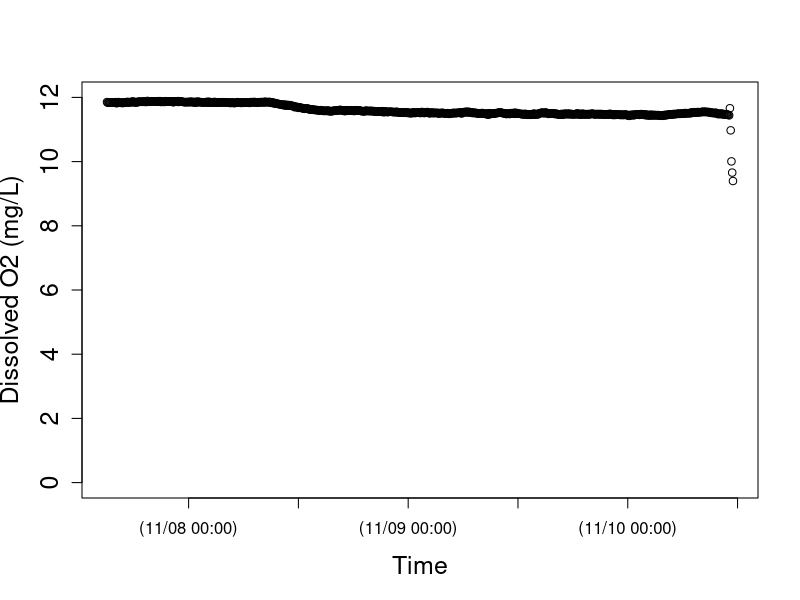
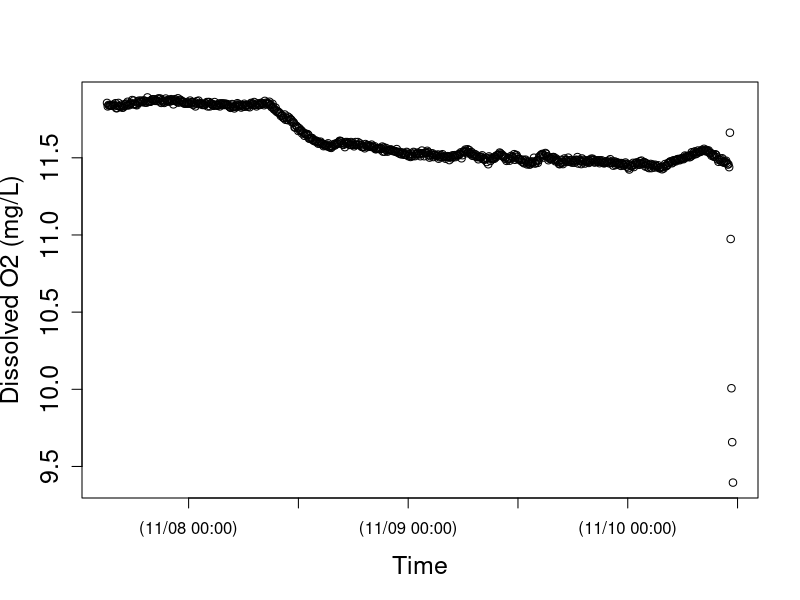
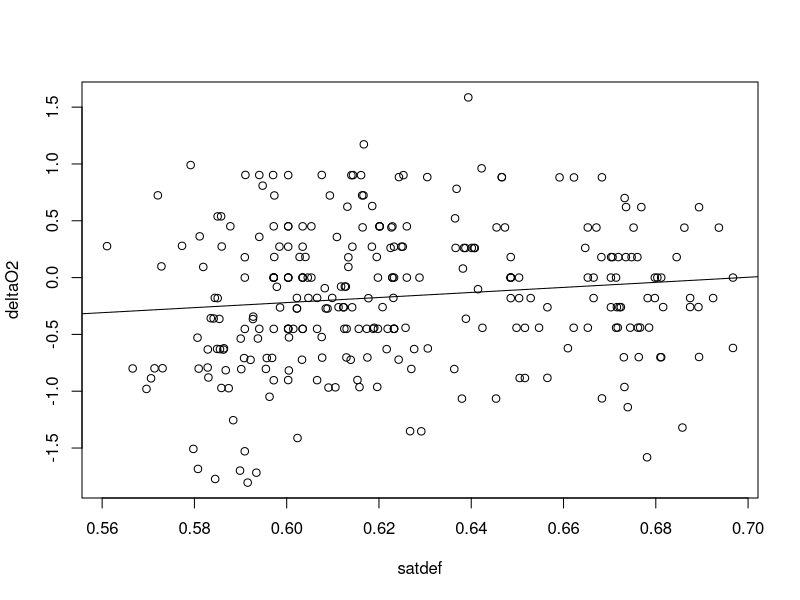
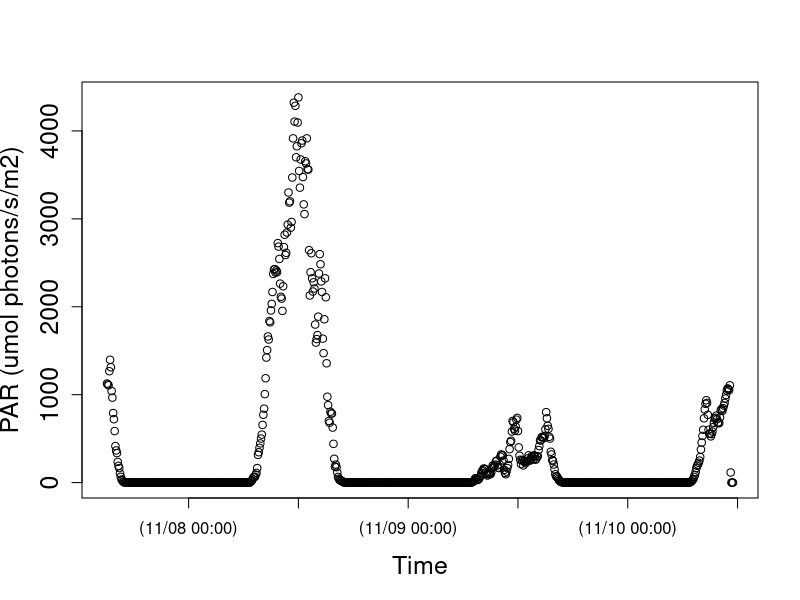
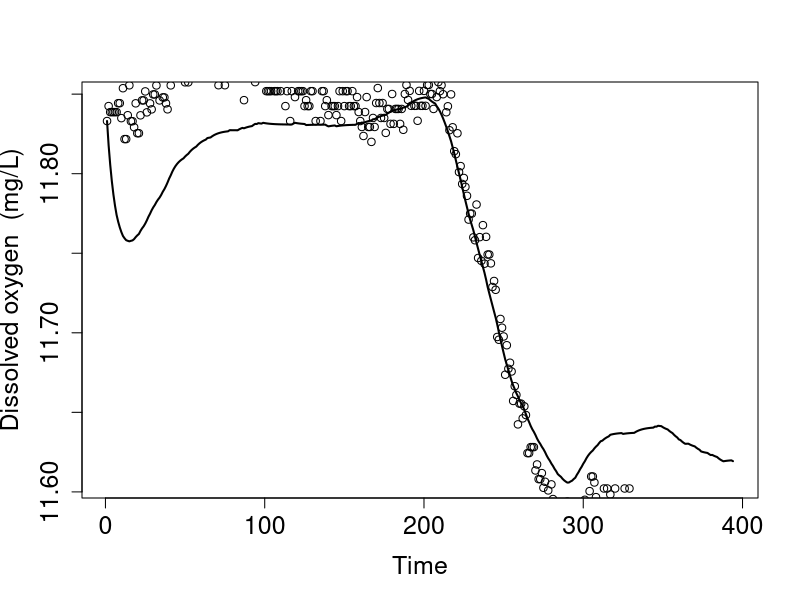
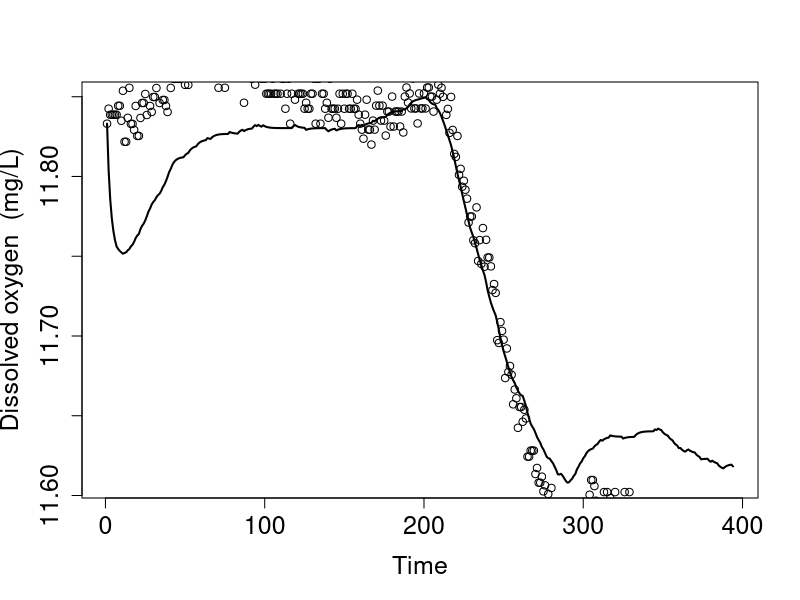
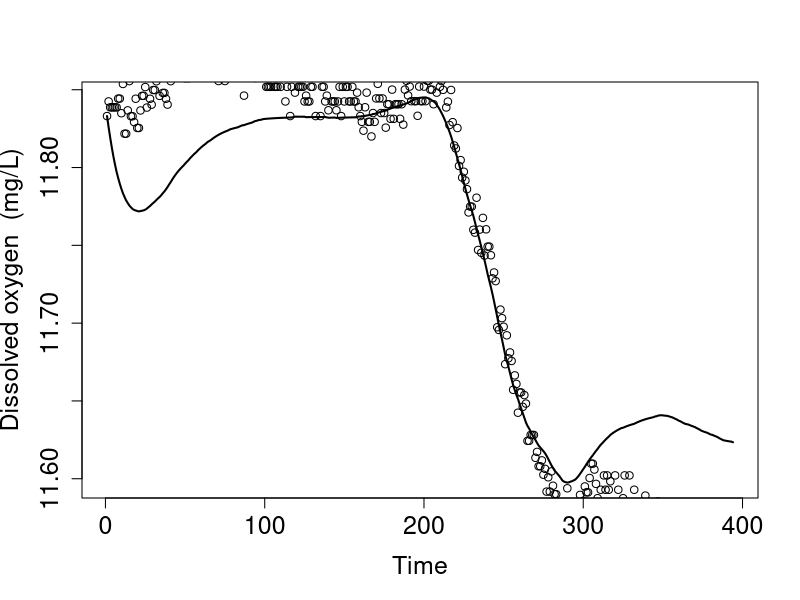
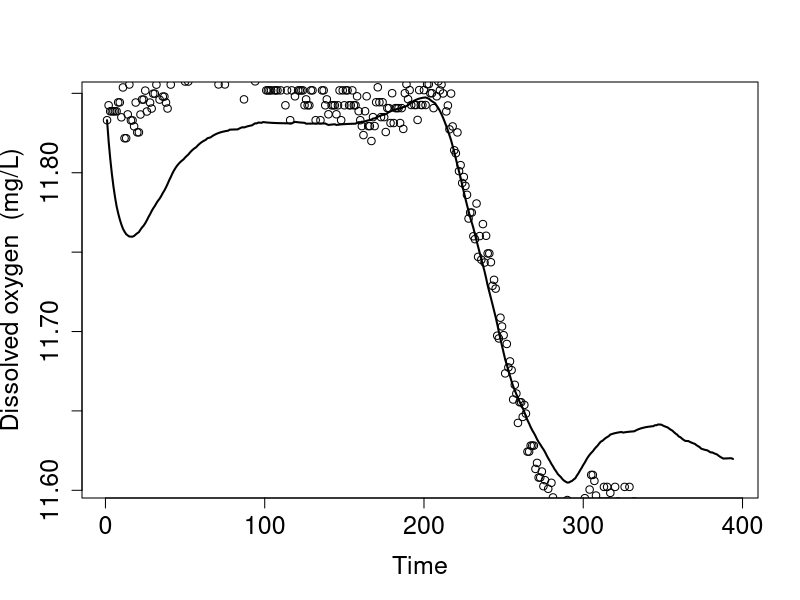

Reproduce these figures in R, in order.
setwd("N:/Thesis.N/FreshStart_trans/TempLight_trans/TempLightFall17_trans/BL7nov17")
install.packages("chron")
library(chron)
StreamData=read.table("BLb7nov17.txt",header=TRUE)  	##time is in seconds since 1970 and in UTC
StreamData$dtime<-chron(StreamData$time/86400)-(8/24)
## Check new chron object dtime and O2 data
## here is where you can target and remove outliers if you want to check before running models 
plot(StreamData$dtime, StreamData$oxy,cex.lab=1.5, cex.axis=1.5, lwd=1,ylim=c(0,12), xlab="Time",ylab="Dissolved O2 (mg/L)")
plot(StreamData$dtime, StreamData$oxy,cex.lab=1.5, cex.axis=1.5, lwd=1, xlab="Time",ylab="Dissolved O2 (mg/L)")

# END data important and management
# [2] LOAD O2 SATURATION FUNCTION

osat<- function(temp, bp) {
  
  tstd<-log((298.15-temp) / (273.15 + temp))
  
  a0<-2.00907
  a1<-3.22014
  a2<-4.0501
  a3<-4.94457
  a4<- -0.256847
  a5<- 3.88767
  
  u<-10^(8.10765-(1750.286/(235+temp)))
  
  sato<-(exp(a0 + a1*tstd + a2*tstd^2 + a3*tstd^3 + a4*tstd^4+a5*tstd^5))*((bp-u)/(760-u))*1.42905
  sato
}

#end of function
# END loading O2 SAT calc #
# [3] LOAD BAROMETRIC PRESSURE FUNCTION
## Function to correct barometric pressure for altitude. From Colt (2012).
## This function gives bp in mmHg for altitude given nearby measurement of standardized barometric pressure. 
## temp is degC 
## alt is m
## bpst is in inches of Hg and the sort of data you will find from U.S. weather stations.  Delete the *25.4 if you in the rest of the world where pressure is given in metric units
####function returns mm of Hg
bpcalc<- function(bpst, alt) {
  bpst*25.4*exp((-9.80665*0.0289644*alt)/(8.31447*(273.15+15)))
}
#end of function
# END loading BP calc function ####### 
# [4] LOAD GAS EXCHANGE (K) FUNCTIONS
# NOTE: The functions you use will depend on the methods used to estimate K (O2, propane, SF6). The temperature correction (Kcor) is embedded in the models below, but the Kcor function must be loaded into R before running the model.
# UNITS are day^(-1)
## This code does the opposite of Kcor below; it estimates K600 for KO2 at a given temperature. From Wanninkhof (1992).
K600fromO2<-function (temp, KO2) {
  ((600/(1800.6 - (120.1 * temp) + (3.7818 * temp^2) - (0.047608 * temp^3)))^-0.5) * KO2
}
#end of function
# This calculates K600 from K measured in a propane addition. From Raymond et al. (2012).
K600frompropane<-function (temp, Kpropane) {
  ((600/(2864 - (154.14 * temp) + (3.791 * temp^2) - (0.0379 * temp^3)))^-0.5) * Kpropane
}
#end of function
# This calculates K600 from K measured in a SF6 addition. From Raymond et al. (2012).
K600fromSF6<-function(temp, KSF6) {
  ((600/(3255.3-(217.13*temp)+(6.837*temp^2)-(0.08607*temp^3)))^-0.5)*KSF6
}
#end of function
# This function calculates KO2 at any given tempertaure from K600. via schmidt number scaling.  The scaling equation if From Jähne et al. (1987), Schmidt number conversions from Wanninkhof et al. 1992.
Kcor<-function (temp,K600){
  K600/(600/(1800.6-(temp*120.1)+(3.7818*temp^2)-(0.047608*temp^3)))^-0.5
}
#end of function
# END loading K functions
# [5] NIGHTTIME REGRESSION to estimate K -- OPTIONAL
### nighttime regression code to estimate K. Approach as in Hornberger and Kelly (1975).
## o2 file is your oxygen data (defined in subsetting)
## bp is barometric pressure in mm Hg for your site, 
## ts is the time step in MINUTES (not days as in metabolism code below)

nightreg<-function(o2file, bp, ts){
  
  temp<-o2file$temp
  oxy<-o2file$oxy
  
  # moving average on oxy data
  oxyf1<-filter(o2file$oxy,rep(1/3,3), sides=2)
  
  # trim the ends of the oxy data
  oxyf2<- oxyf1[c(-1,-length(oxyf1))]
  
  # calculate delO/delt; convert to units of days by ts in min-1*1440
  deltaO2<-((oxyf2[-1]-oxyf2[-length(oxyf2)])/ts)*1440
  
  # Trim the first two and last one from the temp data to match the filter oxy data
  temptrim<-temp[c(-2:-1,-length(temp))]
  
  # calc the dodef
  satdef<-osat(temptrim,bp)-oxyf2[-1]
  
  # fit linear model and plot using linear model fitting (lm) and abline functions in R stats package
  nreg<-lm(deltaO2~satdef)
  plot(satdef,deltaO2)
  abline(nreg)
  
  # use coef function in R stats package to get lm coefficients
  coeff<-coef(nreg)
  
  # output gives lm coeff and K600 (converted from nighttime regression estimate of KO2)
  out<-list(coeff, K600fromO2(mean(temp), coeff[2]))
  out
  
}
#end of function
# NOTE: this approach works better for some sites/dates than others; always check that your model fit is good and that your K600 estimate makes sense!
#Call as:  The first argument in the function defines when to pull data.  In this case on 10/27/204 (for spring creek) between 18:05 and 23:00

nightreg(StreamData[StreamData$dtime>=as.numeric(chron(dates="11/08/17", times="00:00:00")) & StreamData$dtime<=as.numeric(chron(dates="11/08/17", times="23:59:59")), ], bp=660, ts=10)
# END nighttime regression calculation of K #
# check that light makes sense
plot(StreamData$dtime, StreamData$light,cex.lab=1.5, cex.axis=1.5, lwd=1, xlab="Time",ylab="PAR (umol photons/s/m2)")
# END light
# [7] MODEL v1 - RIVERMETABK; solves for GPP, ER, AND K
##
# [7a] LOAD RIVERMETABK functions
###########################################

## VERSION 1 of possible metabolism model

##### now estimate metabolism

## parameter names (and units) for BOTH rivermetab functions (solving for or fixing K600):
## oxy.mod = modeled O2 (mg/L)
## oxy = O2 data (mg/L)
## MET[1] = GPP = estimated daily gross primary production (g O2 m-2 d-1); + flux of O2 production
## MET[2] = ER = estimated daily ecosystem respiration (g O2 m-2 d-1); - flux of O2 consumption 
## MET[3] = K = estimated K600 (d-1)
## z = estimated site depth (m)
## Kcor = KO2 corrected for temperature, calculated from K600 (d-1)
## bp = barometric pressure (mmHg)
## temp = water temperature (C)
## light = PAR data (or modlight from above light function)
## ts = time step of O2 data from logger (10 min intervals --> units are day, so 10/1440=0.06944)

# Model to calculate GPP, ER and K simultaneously
# This model is advantageous in the sense that one can estimate K from the data, but beware that it may be an overparameterized model.  
# Note that you have the opportunity below to use your light data or modeled light (here as data$light estimated for spring creek and french creek with the light model function above). You decide and modify the function and data names accordingly.

# rivermetabK is the master function that calls the MLE function (onestationmleK) and plotting function (onestationplot) below
rivermetabK<-function(o2file, z, bp, ts){
  
  ##pull data out of loaded o2file (subset in CALL function) and give it a name. 
  temp<-o2file$temp
  oxy<-o2file$oxy
  light<-o2file$light
  
  ##This calls onestationmleK (below) to calculate metabolism by non-linear minimization. We use nlm() function in R stats package; for more information see "help(nlm)"  The first argument is the function to be minimized, the second defines the starting values.  The function that is minimized (onestationmleK, see below) always has as its first argument, a vector of parameters (MET), and second argument a vector of starting values for those parameters, p=c(3,-5, 10).
  
  river.mle<-nlm(onestationmleK, p=c(3,-5, 10), oxy=oxy, z=z,temp=temp,light=light, bp=bp, ts=ts)
  
  ##plot modeled and measaured O2 given MLE estimates of GPP, ER, and K600.  It calls a function below onestationplot()
  
  onestationplot(GPP=river.mle$estimate[1], ER=river.mle$estimate[2],oxy=oxy,z=z,temp=temp,light=light, K=river.mle$estimate[3], bp=bp, ts=ts)
  
  ##return GPP, ER, K600, and MLE values
  b <- list(GPP=river.mle$estimate[1], ER=river.mle$estimate[2], K600=river.mle$estimate[3], neglogL=river.mle$minimum[1])
  b
}
# end of function
# This function returns the negative log likelihood value given O2 data and estimates of GPP, ER, and K (which is vector MET); is included in master rivermetabK function above
onestationmleK<-function(MET,temp, oxy, light, z, bp, ts) {
  
  # create new vector for modeled O2
  oxy.mod<-numeric(length(data))
  # give starting value from oxygen data; this is the only time O2 data is used to model GPP and ER
  oxy.mod[1]<-oxy[1]
  
  # this is the metabolism equation as in Van de Bogert et al 2007 L&OMethods
  for (i in 2:length(oxy)) {oxy.mod[i]<-oxy.mod[i-1]+((MET[1]/z)*(light[i]/sum(light)))+ MET[2]*ts/z+(Kcor(temp[i],MET[3]))*ts*(osat(temp[i],bp)-oxy.mod[i-1]) }
  
  ##below is MLE calculation; output is -log likelihood
  # diff in measured and modeled O2
  sqdiff<-(oxy-oxy.mod)^2 
  # likelihood function
  L <- length(oxy) * (log(((sum(sqdiff)/length(oxy))^0.5))+0.5*log(6.28)) + ((2*sum(sqdiff)/length(oxy))^-1) * sum(sqdiff)
  L
}
# end of function
# this function plots modeled O2 and O2 data from estimates of daily GPP, ER, and K; is included in master rivermetabK function above
# Calls same metabolism equation as in mle function, but plots modeled O2 as a function of GPP, ER, and K estimates from mle
# use this to visually assess your model estimates (should be good agreement between modeled and measured O2)
onestationplot<-function(GPP, ER, oxy, z, temp, K, light, bp, ts) {
  
  oxy.mod<-numeric(length(oxy))
  oxy.mod[1]<-oxy[1]
  
  # this is the metabolism equation as in Van de Bogert et al (2007) L&OMethods
  for (i in 2:length(oxy)) { oxy.mod[i]<-oxy.mod[i-1]+((GPP/z)*(light[i]/sum(light)))+ ER*ts/z+(Kcor(temp[i],K))*ts*(osat(temp[i],bp)-oxy.mod[i-1]) }
  
  plot(seq(1:length(oxy)),oxy.mod, type="l",xlab="Time", ylab="Dissolved oxygen  (mg/L)", cex.lab=1.5, cex.axis=1.5, lwd=2 )
  points(seq(1:length(oxy)),oxy)
}
# end of function

####### END LOADING rivermetabK function #
# [7b] CALL RIVERMETABK function
###########################################

## Call as:  z is depth in m, bp is im mmHg, ts is time steps in days.

# for spring creek data; 10/28/14
rivermetab<-function(o2file, z, bp, ts, K){
  
  ##pull data out of loaded o2file (subset in CALL function) and give it a name. 
  temp<-o2file$temp
  oxy<-o2file$oxy
  light<-o2file$light
  
  ##calculate metabolism by non linear minimization of MLE function (below)
  river.mle<-nlm(onestationmle, p=c(3,-5), oxy=oxy, z=z,temp=temp,light=light, bp=bp, ts=ts, K=K)
  
  ##plot data; uses same plot function as given for rivermetabK above (relisted below to keep each model as own unit)
  onestationplot(GPP=river.mle$estimate[1], ER=river.mle$estimate[2],oxy=oxy,z=z,temp=temp,light=light, K=K, bp=bp, ts=ts)
  
  ##return GPP, ER, and MLE value
  b<-list(GPP= river.mle$estimate[1], ER= river.mle$estimate[2],  neglogL= river.mle$minimum[1])
  b
}
# end of function

# function returns the likelihood value given O2 data and estimates of GPP, ER (which is vector MET); is included in master rivermetab function above; K600 is fixed
onestationmle<-function(MET,temp, oxy, light, z, bp, ts, K) {
  
  oxy.mod<-numeric(length(data))
  oxy.mod[1]<-oxy[1]
  
  # this is the metabolism equation as in Van de Bogert et al 2007 L&OMethods
  for (i in 2:length(oxy)) {oxy.mod[i]<-oxy.mod[i-1]+((MET[1]/z)*(light[i]/sum(light)))+ MET[2]*ts/z+(Kcor(temp[i],K))*ts*(osat(temp[i],bp)-oxy.mod[i-1]) }
  
  ## below is MLE calculation; output is likelihood
  # diff in measured and modeled O2
  sqdiff<-(oxy-oxy.mod)^2 
  # likelihood function
  L <- length(oxy)*(log(((sum(sqdiff)/length(oxy))^0.5)) +0.5*log(6.28)) + ((2*sum(sqdiff)/length(oxy))^-1)*sum(sqdiff)
  L
}
#end of function

# (As in rivermetabK)
# this function plots modeled O2 and O2 data from estimates of daily GPP and ER; is included in master rivermetab function above
# Calls same metabolism equation as in mle function, but plots modeled O2 as a function of GPP, ER estimates from mle
# use this to visually assess your model estimates (should be good agreement between modeled and measured O2)
onestationplot<-function(GPP, ER, oxy, z, temp, K, light, bp, ts) {
  
  oxy.mod<-numeric(length(oxy))
  oxy.mod[1]<-oxy[1]
  
  # this is the metabolism equation as in Van de Bogert et al (2007) L&OMethods
  for (i in 2:length(oxy)) { oxy.mod[i]<-oxy.mod[i-1]+((GPP/z)*(light[i]/sum(light)))+ ER*ts/z+(Kcor(temp[i],K))*ts*(osat(temp[i],bp)-oxy.mod[i-1]) }
  
  plot(seq(1:length(oxy)),oxy.mod, type="l",xlab="Time", ylab="Dissolved oxygen  (mg/L)", cex.lab=1.5, cex.axis=1.5, lwd=2 )
  points(seq(1:length(oxy)),oxy)
  
  print(summary(lm(oxy~oxy.mod)))
  
}
# end of function
####### END loading rivermetab function ####### 
## Call as:  z is depth in m, bp is im mmHg, ts is time steps in days.

# 5 MIN timestep!! literature k600 values based on slope
rivermetab(o2file=StreamData[StreamData$dtime>=as.numeric(chron(
  dates="11/07/17", times="15:10:00")) & StreamData $dtime<=as.numeric(chron(
    dates="11/08/17", times="23:55:00")), ], 
  z=0.038, 
  bp=727, 
  ts=0.0034722, 
  K=80.768051)

# 10 MIN timestep!! literature k600 values based on slope
rivermetab(o2file=StreamData[StreamData$dtime>=as.numeric(chron(
  dates="11/07/17", times="15:10:00")) & StreamData $dtime<=as.numeric(chron(
    dates="11/08/17", times="23:55:00")), ], 
  z=0.038, 
  bp=727, 
  ts=0.0069444, 
  K=80.768051)

# 5 MIN timestep!! my derived k600 values based on velocity
rivermetab(o2file=StreamData[StreamData$dtime>=as.numeric(chron(
  dates="11/07/17", times="15:10:00")) & StreamData $dtime<=as.numeric(chron(
  dates="11/08/17", times="23:55:00")), ], 
  z=0.038, 
  bp=727, 
  ts=0.0034722, 
  K=34.3274245)

# 10 MIN timestep!! my derived k600 values based on velocity
rivermetab(o2file=StreamData[StreamData$dtime>=as.numeric(chron(
  dates="11/07/17", times="15:10:00")) & StreamData $dtime<=as.numeric(chron(
    dates="11/08/17", times="23:55:00")), ], 
  z=0.038, 
  bp=727, 
  ts=0.0069444, 
  K=34.3274245)

# 5 MIN timestep!! full model as is 
rivermetabK(o2file=StreamData[ StreamData $dtime>=as.numeric(chron(
  dates="11/07/17", times="15:10:00")) & StreamData $dtime<=as.numeric(chron(
  dates="11/08/17", times="23:55:00")), ], 
  z=0.038, 
  bp=727, 
  ts=0.0034722)
